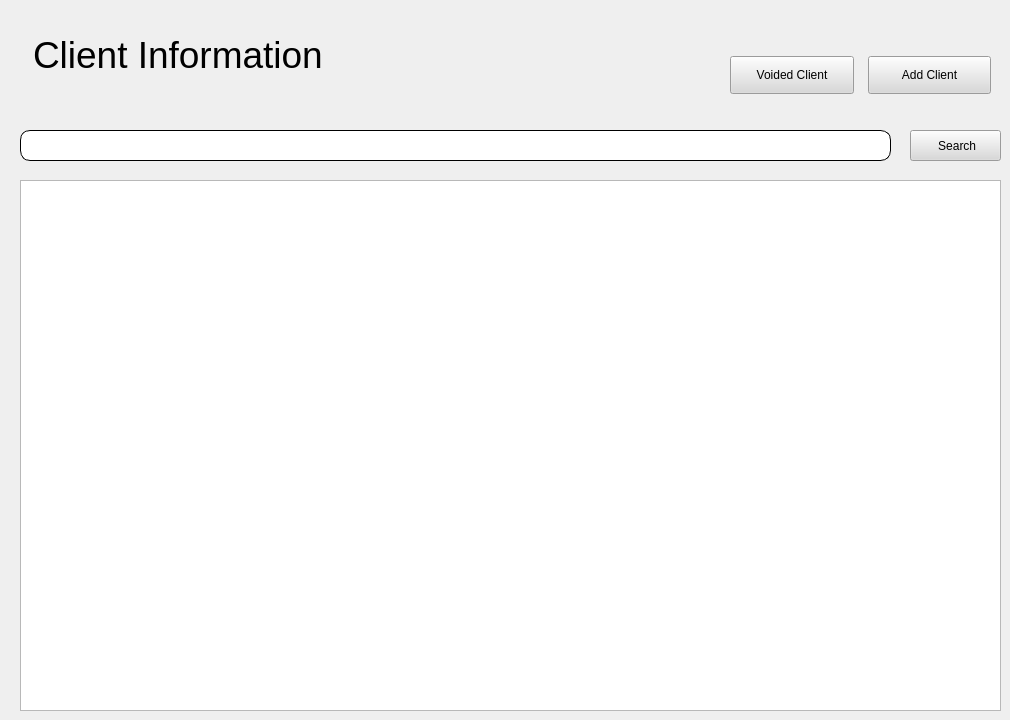
    <widget class="QWidget" name="clientsPage">
     <property name="styleSheet">
      <string notr="true">QPushButton{
	height: 30px;
	background-color: #D9D9D9;
	
}

QPushButton:hover{
	background-color: #A7A6A6;
	color:white;
}</string>
     </property>
     <widget class="QLabel" name="label_6">
      <property name="geometry">
       <rect>
        <x>30</x>
        <y>20</y>
        <width>391</width>
        <height>71</height>
       </rect>
      </property>
      <property name="lineWidth">
       <number>0</number>
      </property>
      <property name="text">
       <string>&lt;html&gt;&lt;head/&gt;&lt;body&gt;&lt;p&gt;&lt;span style=&quot; font-size:28pt;&quot;&gt;Client Information&lt;/span&gt;&lt;/p&gt;&lt;/body&gt;&lt;/html&gt;</string>
      </property>
      <property name="scaledContents">
       <bool>false</bool>
      </property>
      <property name="indent">
       <number>3</number>
      </property>
     </widget>
     <widget class="QWidget" name="layoutWidget">
      <property name="geometry">
       <rect>
        <x>730</x>
        <y>50</y>
        <width>261</width>
        <height>51</height>
       </rect>
      </property>
      <layout class="QHBoxLayout" name="horizontalLayout_2">
       <property name="spacing">
        <number>14</number>
       </property>
       <item>
        <widget class="QPushButton" name="voidedClientButton">
         <property name="text">
          <string>Voided Client</string>
         </property>
        </widget>
       </item>
       <item>
        <widget class="QPushButton" name="addClientBtn">
         <property name="styleSheet">
          <string notr="true"/>
         </property>
         <property name="text">
          <string>Add Client</string>
         </property>
        </widget>
       </item>
      </layout>
     </widget>
     <widget class="QTableWidget" name="clientsTable">
      <property name="geometry">
       <rect>
        <x>20</x>
        <y>180</y>
        <width>981</width>
        <height>531</height>
       </rect>
      </property>
     </widget>
     <widget class="QLineEdit" name="clientSearch">
      <property name="geometry">
       <rect>
        <x>20</x>
        <y>130</y>
        <width>871</width>
        <height>31</height>
       </rect>
      </property>
      <property name="styleSheet">
       <string notr="true">border: 1px solid black;
border-radius: 10px;</string>
      </property>
      <property name="text">
       <string/>
      </property>
     </widget>
     <widget class="QPushButton" name="clientSearchBtn">
      <property name="geometry">
       <rect>
        <x>910</x>
        <y>130</y>
        <width>91</width>
        <height>31</height>
       </rect>
      </property>
      <property name="text">
       <string> Search</string>
      </property>
      <property name="icon">
       <iconset resource="icons.qrc">
        <normaloff>:/newPrefix/165329.png</normaloff>:/newPrefix/165329.png</iconset>
      </property>
     </widget>
    </widget>
